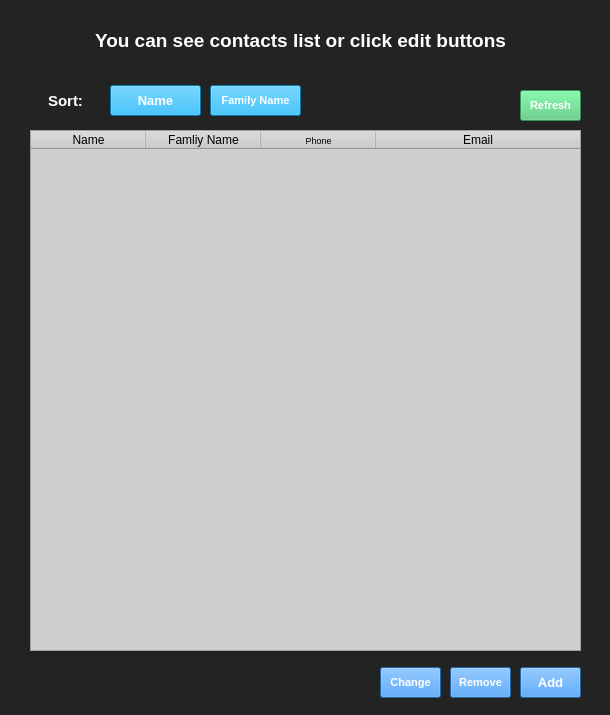
<?xml version="1.0" encoding="UTF-8"?>
<ui version="4.0">
 <class>Dialog</class>
 <widget class="QDialog" name="Dialog">
  <property name="geometry">
   <rect>
    <x>0</x>
    <y>0</y>
    <width>610</width>
    <height>715</height>
   </rect>
  </property>
  <property name="windowTitle">
   <string>Contacts</string>
  </property>
  <property name="styleSheet">
   <string notr="true">background-color:#232323</string>
  </property>
  <widget class="QTableWidget" name="tableWidget">
   <property name="geometry">
    <rect>
     <x>30</x>
     <y>130</y>
     <width>551</width>
     <height>521</height>
    </rect>
   </property>
   <property name="styleSheet">
    <string notr="true">background-color:#CFCFCF</string>
   </property>
   <property name="frameShape">
    <enum>QFrame::StyledPanel</enum>
   </property>
   <property name="frameShadow">
    <enum>QFrame::Sunken</enum>
   </property>
   <property name="editTriggers">
    <set>QAbstractItemView::DoubleClicked</set>
   </property>
   <attribute name="horizontalHeaderCascadingSectionResizes">
    <bool>false</bool>
   </attribute>
   <attribute name="horizontalHeaderMinimumSectionSize">
    <number>115</number>
   </attribute>
   <attribute name="horizontalHeaderDefaultSectionSize">
    <number>115</number>
   </attribute>
   <attribute name="horizontalHeaderShowSortIndicator" stdset="0">
    <bool>false</bool>
   </attribute>
   <attribute name="horizontalHeaderStretchLastSection">
    <bool>true</bool>
   </attribute>
   <attribute name="verticalHeaderDefaultSectionSize">
    <number>33</number>
   </attribute>
   <column>
    <property name="text">
     <string>Name</string>
    </property>
   </column>
   <column>
    <property name="text">
     <string>Famliy Name</string>
    </property>
   </column>
   <column>
    <property name="text">
     <string>Phone</string>
    </property>
    <property name="font">
     <font>
      <pointsize>7</pointsize>
     </font>
    </property>
   </column>
   <column>
    <property name="text">
     <string>Email</string>
    </property>
   </column>
  </widget>
  <widget class="QLabel" name="label_2">
   <property name="geometry">
    <rect>
     <x>30</x>
     <y>85</y>
     <width>71</width>
     <height>31</height>
    </rect>
   </property>
   <property name="font">
    <font>
     <family>MS Shell Dlg 2</family>
     <pointsize>11</pointsize>
     <weight>75</weight>
     <italic>false</italic>
     <bold>true</bold>
    </font>
   </property>
   <property name="styleSheet">
    <string notr="true">color:white</string>
   </property>
   <property name="text">
    <string>Sort:</string>
   </property>
   <property name="alignment">
    <set>Qt::AlignCenter</set>
   </property>
  </widget>
  <widget class="QPushButton" name="pushButton_name">
   <property name="geometry">
    <rect>
     <x>110</x>
     <y>85</y>
     <width>91</width>
     <height>31</height>
    </rect>
   </property>
   <property name="font">
    <font>
     <family>MS Shell Dlg 2</family>
     <pointsize>10</pointsize>
     <weight>75</weight>
     <bold>true</bold>
    </font>
   </property>
   <property name="cursor">
    <cursorShape>PointingHandCursor</cursorShape>
   </property>
   <property name="styleSheet">
    <string notr="true">background-color:#0FA6E9; color:white</string>
   </property>
   <property name="text">
    <string>Name</string>
   </property>
   <property name="checkable">
    <bool>false</bool>
   </property>
   <property name="autoDefault">
    <bool>false</bool>
   </property>
   <property name="default">
    <bool>false</bool>
   </property>
   <property name="flat">
    <bool>false</bool>
   </property>
  </widget>
  <widget class="QPushButton" name="pushButton_family">
   <property name="geometry">
    <rect>
     <x>210</x>
     <y>85</y>
     <width>91</width>
     <height>31</height>
    </rect>
   </property>
   <property name="font">
    <font>
     <family>MS Shell Dlg 2</family>
     <pointsize>8</pointsize>
     <weight>75</weight>
     <bold>true</bold>
    </font>
   </property>
   <property name="cursor">
    <cursorShape>PointingHandCursor</cursorShape>
   </property>
   <property name="styleSheet">
    <string notr="true">background-color:#0FA6E9; color:white</string>
   </property>
   <property name="text">
    <string>Family Name</string>
   </property>
   <property name="checkable">
    <bool>false</bool>
   </property>
   <property name="autoDefault">
    <bool>false</bool>
   </property>
   <property name="default">
    <bool>false</bool>
   </property>
   <property name="flat">
    <bool>false</bool>
   </property>
  </widget>
  <widget class="QPushButton" name="pushButton_add">
   <property name="geometry">
    <rect>
     <x>520</x>
     <y>667</y>
     <width>61</width>
     <height>31</height>
    </rect>
   </property>
   <property name="font">
    <font>
     <family>MS Shell Dlg 2</family>
     <pointsize>10</pointsize>
     <weight>75</weight>
     <bold>true</bold>
    </font>
   </property>
   <property name="cursor">
    <cursorShape>PointingHandCursor</cursorShape>
   </property>
   <property name="styleSheet">
    <string notr="true">background-color:#318CE7; color:white</string>
   </property>
   <property name="text">
    <string>Add</string>
   </property>
   <property name="checkable">
    <bool>false</bool>
   </property>
   <property name="autoDefault">
    <bool>false</bool>
   </property>
   <property name="default">
    <bool>false</bool>
   </property>
   <property name="flat">
    <bool>false</bool>
   </property>
  </widget>
  <widget class="QLabel" name="label_6">
   <property name="geometry">
    <rect>
     <x>10</x>
     <y>20</y>
     <width>581</width>
     <height>41</height>
    </rect>
   </property>
   <property name="font">
    <font>
     <family>MS Shell Dlg 2</family>
     <pointsize>14</pointsize>
     <weight>75</weight>
     <italic>false</italic>
     <bold>true</bold>
     <underline>false</underline>
     <strikeout>false</strikeout>
     <kerning>true</kerning>
    </font>
   </property>
   <property name="styleSheet">
    <string notr="true">color:white;</string>
   </property>
   <property name="text">
    <string>You can see contacts list or click edit buttons</string>
   </property>
   <property name="alignment">
    <set>Qt::AlignCenter</set>
   </property>
  </widget>
  <widget class="QPushButton" name="pushButton_remove">
   <property name="geometry">
    <rect>
     <x>450</x>
     <y>667</y>
     <width>61</width>
     <height>31</height>
    </rect>
   </property>
   <property name="font">
    <font>
     <family>MS Shell Dlg 2</family>
     <pointsize>8</pointsize>
     <weight>75</weight>
     <bold>true</bold>
    </font>
   </property>
   <property name="cursor">
    <cursorShape>PointingHandCursor</cursorShape>
   </property>
   <property name="styleSheet">
    <string notr="true">background-color:#318CE7; color:white</string>
   </property>
   <property name="text">
    <string>Remove</string>
   </property>
   <property name="checkable">
    <bool>false</bool>
   </property>
   <property name="autoDefault">
    <bool>false</bool>
   </property>
   <property name="default">
    <bool>false</bool>
   </property>
   <property name="flat">
    <bool>false</bool>
   </property>
  </widget>
  <widget class="QPushButton" name="pushButton_change">
   <property name="geometry">
    <rect>
     <x>380</x>
     <y>667</y>
     <width>61</width>
     <height>31</height>
    </rect>
   </property>
   <property name="font">
    <font>
     <family>MS Shell Dlg 2</family>
     <pointsize>8</pointsize>
     <weight>75</weight>
     <bold>true</bold>
    </font>
   </property>
   <property name="cursor">
    <cursorShape>PointingHandCursor</cursorShape>
   </property>
   <property name="styleSheet">
    <string notr="true">background-color:#318CE7; color:white</string>
   </property>
   <property name="text">
    <string>Change</string>
   </property>
   <property name="checkable">
    <bool>false</bool>
   </property>
   <property name="autoDefault">
    <bool>false</bool>
   </property>
   <property name="default">
    <bool>false</bool>
   </property>
   <property name="flat">
    <bool>false</bool>
   </property>
  </widget>
  <widget class="QLabel" name="label_error1">
   <property name="geometry">
    <rect>
     <x>10</x>
     <y>683</y>
     <width>361</width>
     <height>21</height>
    </rect>
   </property>
   <property name="font">
    <font>
     <family>MS Shell Dlg 2</family>
     <pointsize>10</pointsize>
     <weight>75</weight>
     <italic>false</italic>
     <bold>true</bold>
     <underline>false</underline>
     <strikeout>false</strikeout>
     <kerning>true</kerning>
    </font>
   </property>
   <property name="styleSheet">
    <string notr="true">color:#EB4C42;</string>
   </property>
   <property name="text">
    <string/>
   </property>
   <property name="alignment">
    <set>Qt::AlignLeading|Qt::AlignLeft|Qt::AlignVCenter</set>
   </property>
  </widget>
  <widget class="QPushButton" name="pushButton_refresh">
   <property name="geometry">
    <rect>
     <x>520</x>
     <y>90</y>
     <width>61</width>
     <height>31</height>
    </rect>
   </property>
   <property name="font">
    <font>
     <family>MS Shell Dlg 2</family>
     <pointsize>8</pointsize>
     <weight>75</weight>
     <bold>true</bold>
    </font>
   </property>
   <property name="cursor">
    <cursorShape>PointingHandCursor</cursorShape>
   </property>
   <property name="styleSheet">
    <string notr="true">background-color:#50C878; color:white</string>
   </property>
   <property name="text">
    <string>Refresh</string>
   </property>
   <property name="checkable">
    <bool>false</bool>
   </property>
   <property name="autoDefault">
    <bool>false</bool>
   </property>
   <property name="default">
    <bool>false</bool>
   </property>
   <property name="flat">
    <bool>false</bool>
   </property>
  </widget>
  <zorder>label_error1</zorder>
  <zorder>tableWidget</zorder>
  <zorder>label_2</zorder>
  <zorder>pushButton_name</zorder>
  <zorder>pushButton_family</zorder>
  <zorder>pushButton_add</zorder>
  <zorder>label_6</zorder>
  <zorder>pushButton_remove</zorder>
  <zorder>pushButton_change</zorder>
  <zorder>pushButton_refresh</zorder>
 </widget>
 <resources/>
 <connections/>
</ui>
